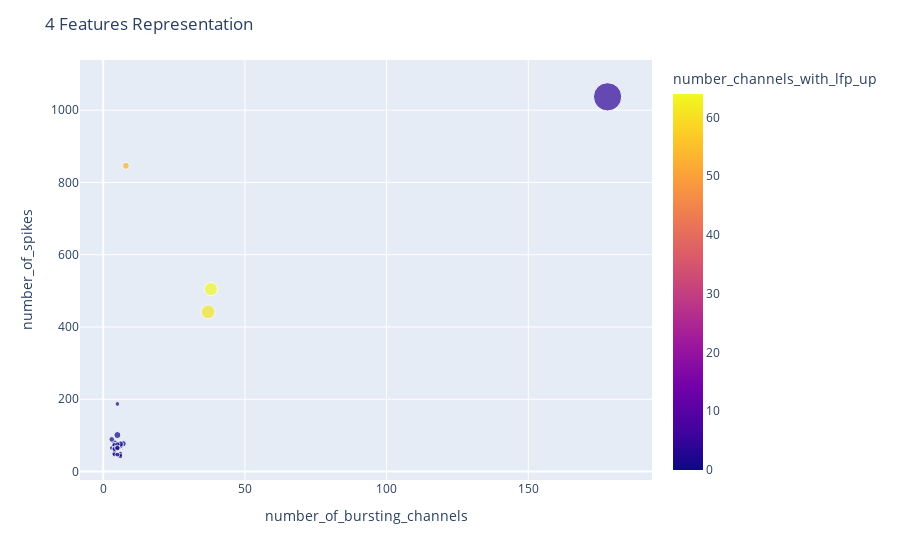

This figure's notebook cell:
### Code cell
fig1 = px.scatter(df, x="number_of_bursting_channels", y="number_of_spikes", color="number_channels_with_lfp_up",
                 size="number_burst_starts")
fig1.update_layout(title="4 Features Representation")
fig1.show()

### Figure 1 — Plotly figure (JSON) as saved in the notebook; plotly's stock layout.template omitted (floating-point values rounded to 4 significant figures)
{"data": [{"hovertemplate": "number_of_bursting_channels=%{x}<br>number_of_spikes=%{y}<br>number_burst_starts=%{marker.size}<br>number_channels_with_lfp_up=%{marker.color}<extra></extra>", "legendgroup": "", "marker": {"color": [0, 0, 0, 0, 0, 0, 1, 0, 0, 1, 0, 1, 0, 0, 0, 1, 53, 3, 0, 1, 0, 61, 0, 0, 0, 64, 0, 4, 1], "coloraxis": "coloraxis", "size": [6, 5, 7, 7, 5, 5, 6, 6, 7, 6, 6, 7, 4, 9, 7, 5, 11, 6, 8, 5, 6, 43, 9, 11, 6, 39, 6, 178, 7], "sizemode": "area", "sizeref": 0.445, "symbol": "circle"}, "mode": "markers", "name": "", "orientation": "v", "showlegend": false, "type": "scatter", "x": [6, 3, 4, 4, 5, 5, 6, 4, 4, 6, 4, 3, 4, 7, 5, 5, 8, 4, 6, 5, 4, 37, 6, 5, 5, 38, 5, 178, 5], "xaxis": "x", "y": [49, 65, 51, 80, 46, 66, 48, 73, 73, 43, 48, 89, 63, 77, 65, 47, 846, 60, 71, 187, 63, 442, 76, 101, 67, 505, 75, 1037, 65], "yaxis": "y"}], "layout": {"coloraxis": {"colorbar": {"title": {"text": "number_channels_with_lfp_up"}}, "colorscale": [[0, "#0d0887"], [0.1111, "#46039f"], [0.2222, "#7201a8"], [0.3333, "#9c179e"], [0.4444, "#bd3786"], [0.5556, "#d8576b"], [0.6667, "#ed7953"], [0.7778, "#fb9f3a"], [0.8889, "#fdca26"], [1, "#f0f921"]]}, "legend": {"itemsizing": "constant", "tracegroupgap": 0}, "margin": {"t": 60}, "title": {"text": "4 Features Representation"}, "xaxis": {"anchor": "y", "domain": [0, 1], "title": {"text": "number_of_bursting_channels"}}, "yaxis": {"anchor": "x", "domain": [0, 1], "title": {"text": "number_of_spikes"}}}}
